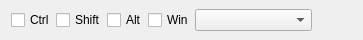
<?xml version="1.0" encoding="UTF-8"?>
<ui version="4.0">
 <class>HotkeyWidget</class>
 <widget class="QWidget" name="HotkeyWidget">
  <property name="geometry">
   <rect>
    <x>0</x>
    <y>0</y>
    <width>363</width>
    <height>40</height>
   </rect>
  </property>
  <property name="sizePolicy">
   <sizepolicy hsizetype="Minimum" vsizetype="Preferred">
    <horstretch>0</horstretch>
    <verstretch>0</verstretch>
   </sizepolicy>
  </property>
  <property name="windowTitle">
   <string>Form</string>
  </property>
  <layout class="QHBoxLayout" name="horizontalLayout" stretch="0,0,0,0,1,0">
   <property name="spacing">
    <number>1</number>
   </property>
   <property name="topMargin">
    <number>0</number>
   </property>
   <property name="bottomMargin">
    <number>0</number>
   </property>
   <item>
    <widget class="QCheckBox" name="checkBoxCtrl">
     <property name="text">
      <string>Ctrl</string>
     </property>
    </widget>
   </item>
   <item>
    <widget class="QCheckBox" name="checkBoxShift">
     <property name="text">
      <string>Shift</string>
     </property>
    </widget>
   </item>
   <item>
    <widget class="QCheckBox" name="checkBoxAlt">
     <property name="text">
      <string>Alt</string>
     </property>
    </widget>
   </item>
   <item>
    <widget class="QCheckBox" name="checkBoxWin">
     <property name="text">
      <string>Win</string>
     </property>
    </widget>
   </item>
   <item>
    <widget class="QComboBox" name="comboBoxKeys">
     <property name="sizePolicy">
      <sizepolicy hsizetype="Minimum" vsizetype="Fixed">
       <horstretch>0</horstretch>
       <verstretch>0</verstretch>
      </sizepolicy>
     </property>
    </widget>
   </item>
   <item>
    <spacer name="horizontalSpacer">
     <property name="orientation">
      <enum>Qt::Horizontal</enum>
     </property>
     <property name="sizeHint" stdset="0">
      <size>
       <width>40</width>
       <height>20</height>
      </size>
     </property>
    </spacer>
   </item>
  </layout>
 </widget>
 <tabstops>
  <tabstop>checkBoxCtrl</tabstop>
  <tabstop>checkBoxShift</tabstop>
  <tabstop>checkBoxAlt</tabstop>
  <tabstop>checkBoxWin</tabstop>
  <tabstop>comboBoxKeys</tabstop>
 </tabstops>
 <resources/>
 <connections/>
</ui>
